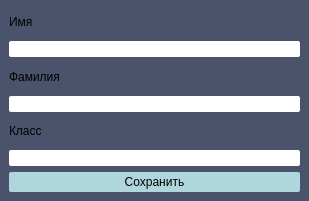
<?xml version="1.0" encoding="UTF-8"?>
<ui version="4.0">
 <class>MainWindow</class>
 <widget class="QMainWindow" name="MainWindow">
  <property name="geometry">
   <rect>
    <x>0</x>
    <y>0</y>
    <width>309</width>
    <height>201</height>
   </rect>
  </property>
  <property name="windowTitle">
   <string>MainWindow</string>
  </property>
  <property name="styleSheet">
   <string notr="true">background: #4a536b;</string>
  </property>
  <widget class="QWidget" name="centralwidget">
   <layout class="QVBoxLayout" name="verticalLayout">
    <item>
     <widget class="QLabel" name="label">
      <property name="styleSheet">
       <string notr="true">font: 12pt &quot;Arial&quot;;</string>
      </property>
      <property name="text">
       <string>Имя</string>
      </property>
     </widget>
    </item>
    <item>
     <widget class="QLineEdit" name="lineEdit">
      <property name="styleSheet">
       <string notr="true">border: 0px;
border-radius: 2px;
background: #fff;</string>
      </property>
     </widget>
    </item>
    <item>
     <widget class="QLabel" name="label_2">
      <property name="styleSheet">
       <string notr="true">font: 12pt &quot;Arial&quot;;</string>
      </property>
      <property name="text">
       <string>Фамилия</string>
      </property>
     </widget>
    </item>
    <item>
     <widget class="QLineEdit" name="lineEdit_2">
      <property name="styleSheet">
       <string notr="true">border: 0px;
border-radius: 2px;
background: #fff;</string>
      </property>
     </widget>
    </item>
    <item>
     <widget class="QLabel" name="label_3">
      <property name="styleSheet">
       <string notr="true">font: 12pt &quot;Arial&quot;;</string>
      </property>
      <property name="text">
       <string>Класс</string>
      </property>
     </widget>
    </item>
    <item>
     <widget class="QLineEdit" name="lineEdit_3">
      <property name="styleSheet">
       <string notr="true">border: 0px;
border-radius: 2px;
background: #fff;</string>
      </property>
     </widget>
    </item>
    <item>
     <widget class="QPushButton" name="pushButton">
      <property name="minimumSize">
       <size>
        <width>0</width>
        <height>20</height>
       </size>
      </property>
      <property name="maximumSize">
       <size>
        <width>16777215</width>
        <height>20</height>
       </size>
      </property>
      <property name="styleSheet">
       <string notr="true">border: 0px;
border-radius: 2px;
background: #aed6dc;</string>
      </property>
      <property name="text">
       <string>Сохранить</string>
      </property>
     </widget>
    </item>
   </layout>
  </widget>
 </widget>
 <resources/>
 <connections/>
</ui>
